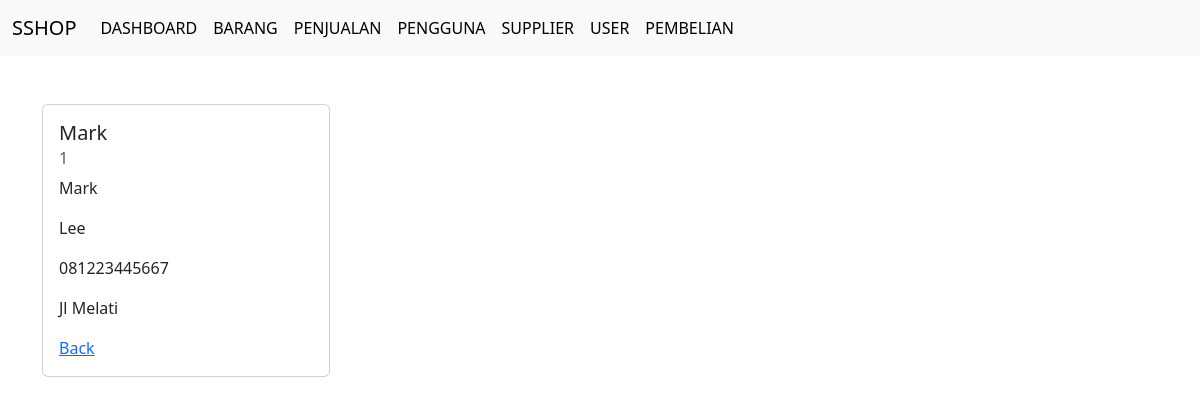
Page /public/pengguna/detail/1 on the committed database.
### tables this page shows
CREATE TABLE `pengguna` (
  `IdPengguna` int(11) NOT NULL,
  `NamaPengguna` varchar(50) DEFAULT NULL,
  `Password` varchar(255) DEFAULT NULL,
  `NamaDepan` varchar(50) DEFAULT NULL,
  `NamaBelakang` varchar(50) DEFAULT NULL,
  `NoHp` varchar(15) DEFAULT NULL,
  `Alamat` text DEFAULT NULL,
  `IdAkses` int(11) DEFAULT NULL
);

### app/core/Controller.php (called while the page is built, shortened)
<?php
class Controller {
    public function view($view, $data = [])
    {
        require_once '../app/views/template/header.php';
        require_once '../app/views/' . $view . '.php';
        require_once '../app/views/template/footer.php';
    }
    public function model($model)
    {
        return new $model;
    }
}

### app/controller/Pengguna.php (called while the page is built, shortened)
<?php
class Pengguna extends Controller {
    public function detail($IdPengguna)
    {
      $data['judul'] = 'Detail Pengguna';
      $data['pengguna'] = $this->model('pengguna_model')->detail($IdPengguna);
      $this->view('pengguna/detail', $data);
    }
  }

### app/core/App.php (called while the page is built, shortened)
<?php
class App{
    protected $method = 'index';
    protected $params = [];
    public function __construct()
    {
        $url = $this->parseURL();
        if (isset($url[0])){
            if (file_exists('../app/controller/' . $url[0] . '.php')){
                unset($url[0]);
            }
        }
        $this->controller = new $this->controller;
        if (isset($url[1]))
		{
			if (method_exists($this->controller, $url[1])){
				$this->method = $url[1];
				unset($url[1]);
			}
		}
        if(!empty($url)) {
          $this->params =  array_values($url);
        }
        call_user_func_array([$this->controller, $this->method], $this->params);
    }
     public function parseURL()
    {
        if(isset($_GET['url'])){
            $url = rtrim($_GET['url'], '/');
            $url = filter_var($url, FILTER_SANITIZE_URL);
            $url = explode('/', $url);
            return $url;
        }
    }
}

### public/index.php (called while the page is built, shortened)
<?php
$app = new App;

### app/core/Database.php (called while the page is built, shortened)
<?php
class Database {
    private $host = DB_HOST;
    private $user = DB_USER;
    private $pass = DB_PASS;
    private $db_name = DB_NAME;
    private $dbh;
    private $stmt;
    public function __construct()
    {
            $dsn = 'mysql:host='.$this->host.';dbname='.$this->db_name;
            $option =[
                PDO::ATTR_PERSISTENT => true,
                PDO::ATTR_ERRMODE => PDO::ERRMODE_EXCEPTION
            ];
            try {
                $this->dbh = new PDO($dsn, $this->user, $this->pass, $option);
            } catch (PDOException $e) {
                die($e->getMessage());
            }
        }
        public function query($query)
        {
            $this->stmt = $this->dbh->prepare($query);
        }
        public function bind($param, $value, $type=null)
        {
            if(is_null($type)){
                switch(true){
                            default :
                            $type = PDO::PARAM_STR;
                }
            }
            $this->stmt->bindvalue($param, $value, $type);
        }
        public function execute()
        {
            $this->stmt->execute();
        }
        public function single()
            {
                $this->execute();
                return $this->stmt->fetch(PDO::FETCH_ASSOC);
            }
}

### app/models/pengguna_model.php (called while the page is built, shortened)
<?php
class pengguna_model
{
    private $table = 'pengguna';
    private $db;
    public function __construct()
    {
        $this->db = new Database;
    }
    public function detail($IdPengguna)
    {
        $this->db->query('SELECT * FROM ' . $this->table . ' WHERE IdPengguna =:IdPengguna');
        $this->db->bind('IdPengguna', $IdPengguna);
        return $this->db->single();
    }
}

### app/views/pengguna/detail.php (the view)
<div class="container mt-5">
<div class="card" style="width: 18rem;">
  <div class="card-body">
    <h5 class="card-title"><?= $data['pengguna']['NamaPengguna'];?></h5>
    <h6 class="card-subtitle mb-2 text-body-secondary"><?= $data['pengguna']['IdAkses'];?></h6>
    <p class="card-text"><?= $data['pengguna']['NamaDepan'];?></p>
    <p class="card-text"><?= $data['pengguna']['NamaBelakang'];?></p>
    <p class="card-text"><?= $data['pengguna']['NoHp'];?></p>
    <p class="card-text"><?= $data['pengguna']['Alamat'];?></p>
    <a href="<?= BASEURL; ?>/pengguna" class="card-link">Back</a>
  </div>
</div>
</div>

### rows in the picture
pengguna: NamaPengguna "Mark", IdAkses "1", NamaDepan "Mark", NamaBelakang "Lee", NoHp "081223445667", Alamat "Jl Melati"
